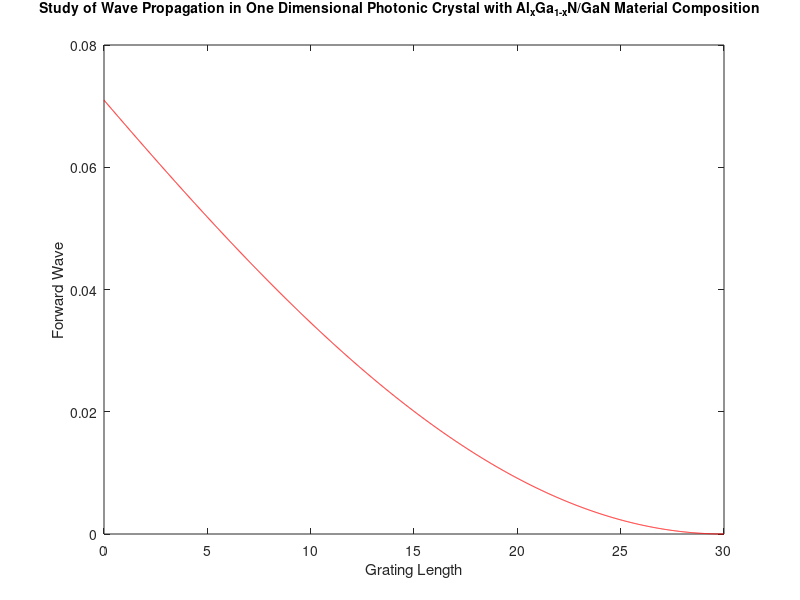
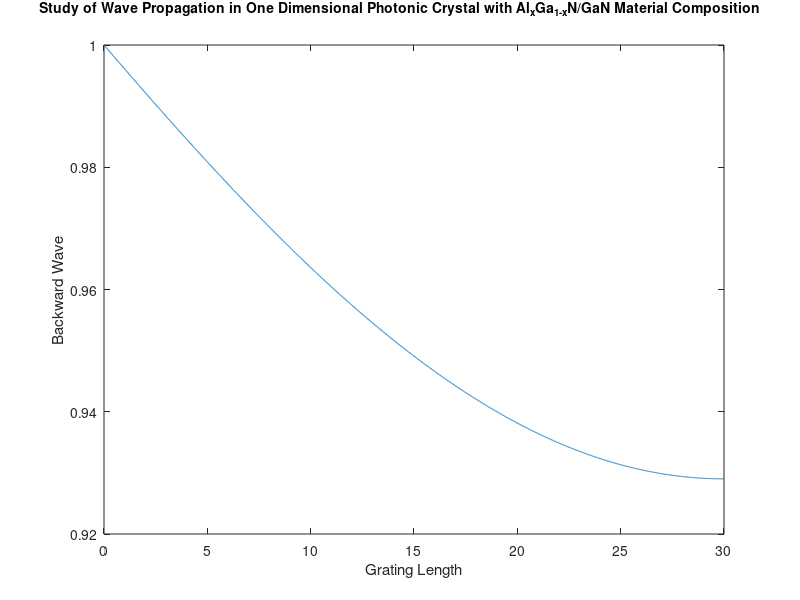

These figures' MATLAB source, in order:
warning off
clear all
clc
L = 30;                      % grating length in microns
z = [0:0.01:L];              % propagation distance
lambda = 1.55;               % input wavelength in microns
lambdaB = 1.5;               % Bragg wavelength in microns

c=3e8;
omega=2*pi*(c/lambda);
hcut=(6.625e-34)/(2*pi);
x=0.25;                      % mole fraction [Code can be varied here]
 
a1=9.827-8.216*x-31.59*(x^2)         %for AlxGa1-xN
b1=2.736+0.842*x-6.293*(x^2)         %for AlxGa1-xN
 
a2=9.84;                             %for GaN
b2=2.74;                             %for GaN
 
eg1=6.28*x+3.42*(1-x)-1.3*x*(1-x)    %for AlxGa1-xN
eg2=3.42;                            %for GaN
 
n1 =(a1.*((hcut*omega)/eg1)^(-2))*(2-sqrt(1+((hcut*omega)/eg1))-sqrt(1-((hcut*omega)/eg1)))+b1;        %for AlxGa1-xN
n2 =(a2*((hcut.*omega)/eg2)^(-2))*(2-sqrt(1+((hcut*omega)/eg2))-sqrt(1-((hcut*omega)/eg2)))+b2;        %for GaN

neff1 = n2-n1                             % mode effective index
kappa = 0.01;                             % coupling coefficient in 1/microns [Code can be varied here]
dbeta1=(1./lambda-1/lambdaB)*2*pi*neff1   % delta beta
S1 = sqrt(kappa^2-dbeta1.^2)
K1= (1/lambdaB)*2*pi*neff1

% To find the backward (aa) and forward (b) field amplitudes inside grating
f1 = ((1*kappa.*exp(-j.*dbeta1.*z))./(1*dbeta1.*sinh(S1.*L)-j.*S1.*cosh(S1*L))).*sinh(S1.*(z-L));
r1 = ((1*exp(-j.*dbeta1.*z))./(1*dbeta1.*sinh(S1.*L)-j.*S1.*cosh(S1*L))).*(dbeta1.*sinh(S1.*(z-L))+j*S1.*cosh(S1.*(z-L)));

% To plot the backward (aa) and forward (b) field amplitudes inside grating
plot(z,abs(f1).^2, 'r')
xlabel ('Grating Length');
ylabel ('Forward Wave');
% Add title to the Overall Plot
ha = axes ('Position',[0 0 1 1],'Xlim',[0 1],'Ylim',[0 1],'Box','off','Visible','off','Units','normalized', 'clipping' , 'off');
text (0.5, 1,'\bf Study of Wave Propagation in One Dimensional Photonic Crystal with Al_{x}Ga_{1-x}N/GaN Material Composition ','HorizontalAlignment','center','VerticalAlignment', 'top')

figure
plot(z,abs(r1).^2)
xlabel ('Grating Length');
ylabel ('Backward Wave');
% Add title to the Overall Plot
ha = axes ('Position',[0 0 1 1],'Xlim',[0 1],'Ylim',[0 1],'Box','off','Visible','off','Units','normalized', 'clipping' , 'off');
text (0.5, 1,'\bf Study of Wave Propagation in One Dimensional Photonic Crystal with Al_{x}Ga_{1-x}N/GaN Material Composition ','HorizontalAlignment','center','VerticalAlignment', 'top')

